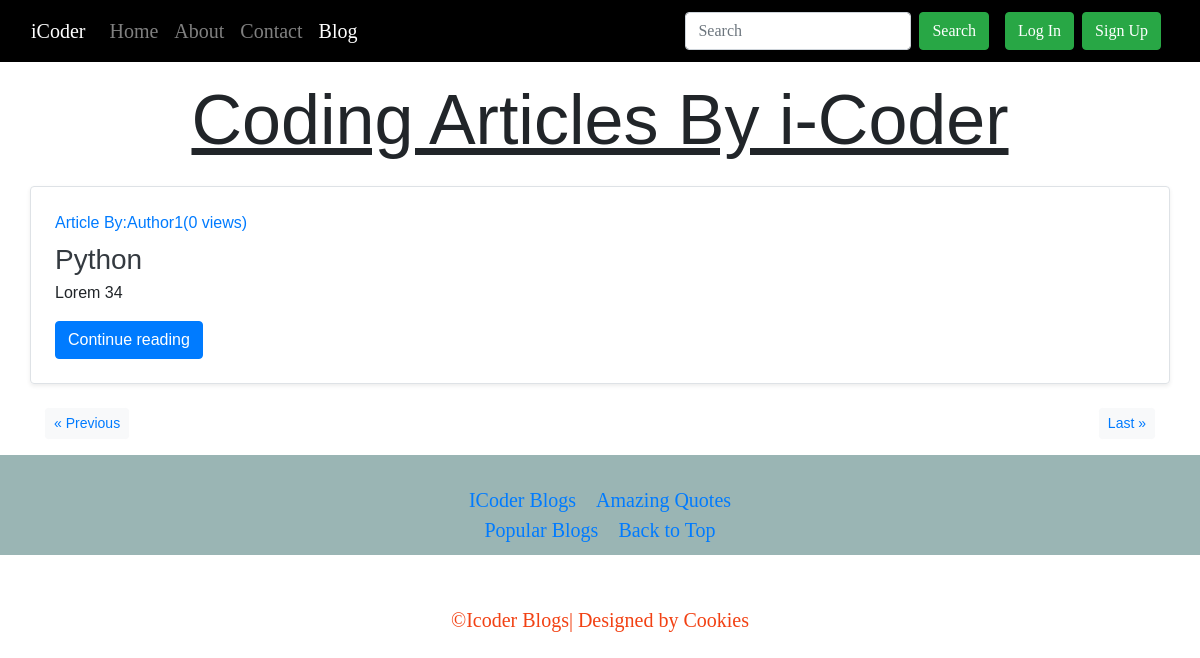
The page /blogging/?page=2 on the database its author committed.
### blogging/models.py (models this page shows, shortened)
class Post(models.Model):
    sno = models.AutoField(primary_key=True)
    title = models.CharField(max_length=255)
    content = models.TextField()
    author = models.CharField(max_length=20)
    slug = models.CharField(max_length=120)
    views = models.IntegerField(default=0)
    timeStamp = models.DateTimeField(blank=True)

### blogging/views.py (the view)
# urls.py: path('', views.bloggingHome, name='bloggingHome'),
def bloggingHome(request):
    no_of_posts = 3
    page = request.GET.get('page')
    if page is None:
        page = 1
    else:
        page = int(page)
    '''
    1 : 0-3
    2 : 3-6
    3 : 6-9

    1 : 0 - 0 + no_of_posts
    2 : no_of_posts to no_of_posts + no_of_posts
    3 : no_of_posts + no_of_posts to no_of_posts + no_of_posts + no_of_posts

   (page_no-1)*no_of_posts to page_no*no_of_posts
    '''
    allPosts = Post.objects.all()
    length = len(allPosts)
    allPosts = allPosts[(page-1)*no_of_posts : page*no_of_posts]
    if page>1:
        prev = page - 1
    else:
        prev = None
    if page<math.ceil(length/no_of_posts):
        nxt = page + 1
    else:
        nxt = None
    context = {'allPosts': allPosts, 'prev': prev, 'nxt': nxt}
    return render(request, 'blogging/blog_home.html', context)

### blogging/templates/blogging/blog_home.html (shortened to what this page needs)
{% extends 'base.html' %}
{% block blogactive %} active {% endblock blogactive %}
{% block body %}
<div class="container my-3">
    <h1 style="text-align:center;font-size:70px;" class="text-decoration-underline">Coding Articles By i-Coder</h1>
    {% for post in allPosts %}
    <div class="row g-0 border rounded overflow-hidden flex-md-row my-4 shadow-sm h-md-250 position-relative">
        <div class="col p-4 d-flex flex-column position-static">
            <strong class="d-inline-block mb-2 text-primary">Article By:{{post.author}}({{post.views}} views)</strong>
            <h3 class="mb-0"><a class="text-dark" href="/blogging/{{post.slug}}">{{post.title}}</a></h3>
            <p class="card-text mb-auto"><div class="preview">{{post.content |truncatechars:200|safe |linebreaks}}</div></p>
            <div>
                <a href="/blogging/{{post.slug}}" role="button" class="btn btn-primary">Continue reading</a>
            </div>
        </div>
        <div class="col-auto d-none d-lg-block">
        </div>
    </div>
    {% endfor %}
    <div class="my-2]">
    {% if prev %}
    <button class="btn btn-light btn-sm "> <a href="/blogging/?page={{prev}}">&laquo; Previous</a></button>
    {% else %}
    <button class="btn btn-light btn-sm "> <a href="#">&laquo; First</a></button>
    {% endif %}
    {% if nxt %}
    <button class="btn btn-light btn-sm float-right "><a href="/blogging/?page={{nxt}}">Next &raquo;</a></button>
    {% else %}
    <button class="btn btn-light btn-sm float-right "><a href="#">Last &raquo;</a></button>
    {% endif %}
    </div>
</div>
{% endblock body %}

### home/static/home/css/pp.css (style rules this page uses)
html, body { height: 100%; font-weight:100; }
body { font-family: Arial; }

### blogging/templates/blogging/blog_home.html (style rules this page uses)
body { background-image: url('https://images.squarespace-cdn.com/content/v1/569d4b5afb36b14cb9816729/1453169206422-NSC12UTKE3N9JX44J7Q3/ke17ZwdGBToddI8pDm48kNbtElRT21_JiTRyuwgy1vB7gQa3H78H3Y0txjaiv_0fDoOvxcdMmMKkDsyUqMSsMWxHk725yiiHCCLfrh8O1z4YTzHvnKhyp6Da-NYroOW3ZGjoBKy3azqku80C789l0kMlYkjvFlctRdmAM11rxFQbDqQneBP5WJrgBA3-YG-FkoMahGbGTbFnRJQx6apT4g/Silver-Blur-Background-Wallpaper.jpg?format=1000w'); background-size: 100% 100%; }

### rows shown on the page
Post: author "Author1", views "0", title "Python"
